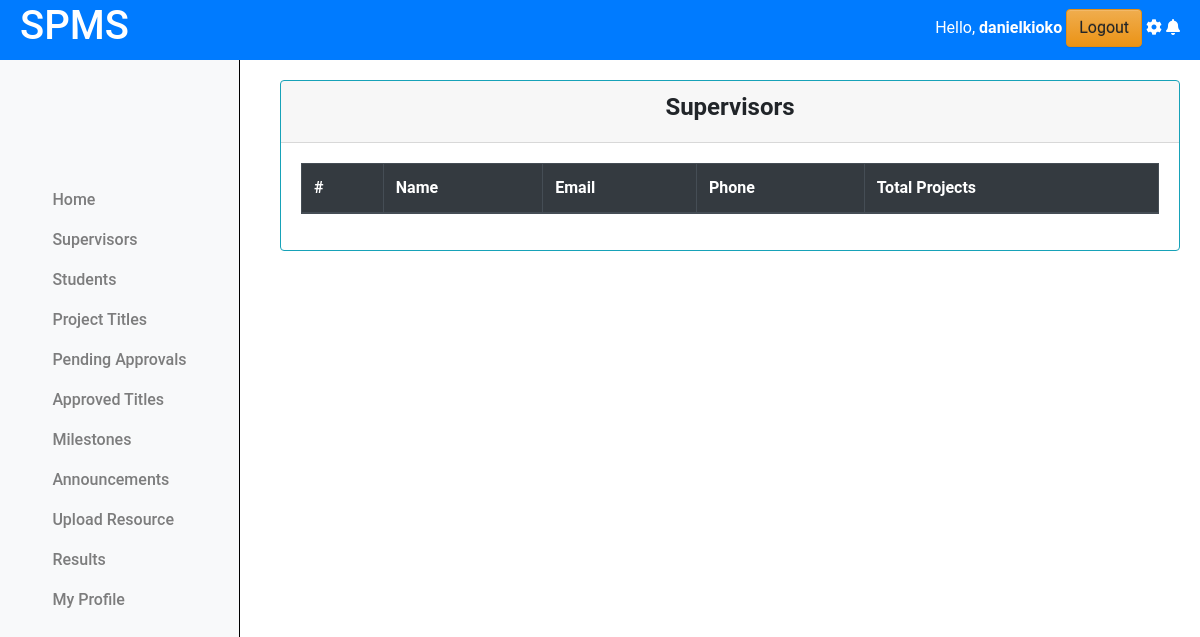
Page /coordinator/supervisors/ (signed in) on the earlier database version.
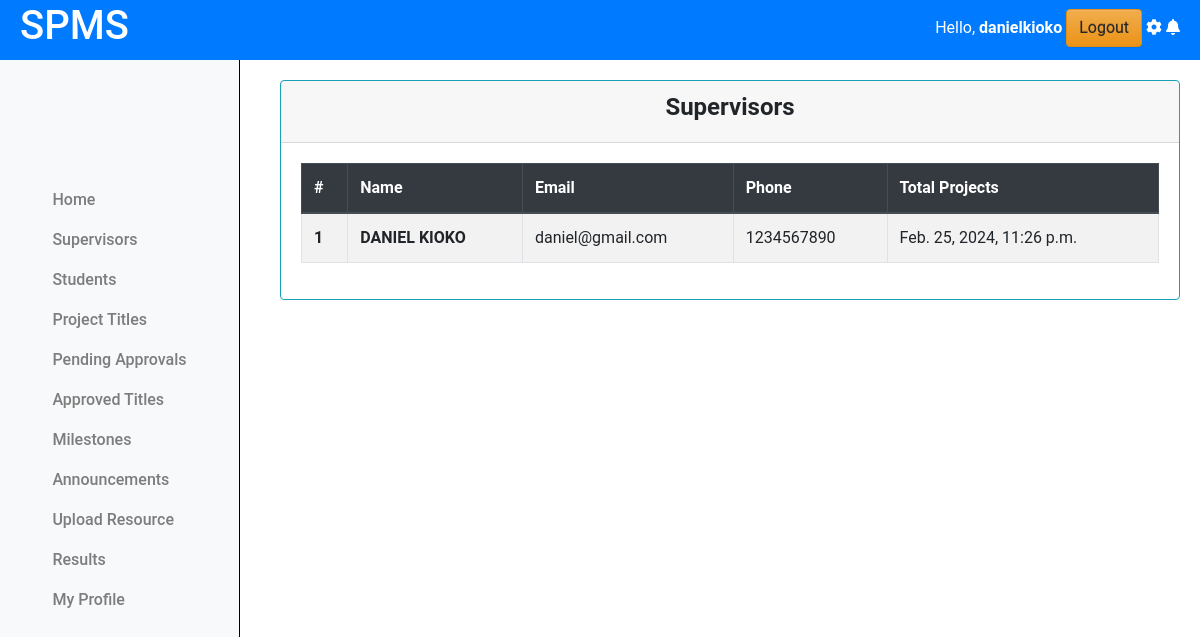
Same page on the later database version.
### projectsApp/models.py (models this page shows, shortened)
class Coordinator(AbstractUser):
    pass

class Lecturer(models.Model):
    email = models.EmailField(max_length=255, unique=True, blank=False)
    name = models.CharField(max_length=255)
    phone = models.IntegerField(null=True, blank=True)
    password = models.CharField(max_length=128, null=False, blank=False)
    user_id = models.AutoField(primary_key=True)
    last_login = models.DateTimeField(blank=True, null=True)
    USERNAME_FIELD = 'email'
    REQUIRED_FIELDS = ['name', 'phone']
    class Meta:
        db_table = "Lecturers"

### projectsApp/AccessControl.py (the view)
    @login_required
    def wrapper(request, *args, **kwargs):
        if not isinstance(request.user, Coordinator):
            return redirect('cordinator_login')
        return function(request, *args, **kwargs)

### projectsApp/AccessControl.py (called while the page is built)
def coordinator_required(function):
    @login_required
    def wrapper(request, *args, **kwargs):
        if not isinstance(request.user, Coordinator):
            return redirect('cordinator_login')
        return function(request, *args, **kwargs)
    return wrapper

### projectsApp/views.py (called while the page is built)
@coordinator_required
def supervisors(request):
    supervisors = Lecturer.objects.all().order_by('name')
    for i, supervisor in enumerate(supervisors):
        supervisor.index = i + 1
    context = {'supervisors':supervisors}
    return render(request, 'cordinator/supervisors.html', context)

### projectsApp/templates/cordinator/supervisors.html
{% extends "base.html" %}
{% load static %}
{% block content %}
{% include "column1_cord.html" %}
<div class="content">
    <div class="container-fluid">
        <div class="row">
            <div class="card border-info">
                <div class="card-header text-center">
                    <h4><b>Supervisors</b></h4>
                </div>
                <div class="card-body">
                    <table class="table table-bordered table-hover  table-striped border-info">
                        <thead class="thead-dark">
                            <tr>
                                <th scope="col">#</th>
                                <th scope="col">Name</th>
                                <th scope="col">Email</th>
                                <th scope="col">Phone</th>
                                <th scope="col">Total Projects</th>
                            </tr>
                        </thead>
                        <tbody>
                            {% for supervisor in supervisors %}
                              <tr>
                                <th scope="row">{{supervisor.index}}</th>
                                <td><b>{{supervisor.name}}</b></td>
                                <td>{{supervisor.email}}</td>
                                <td>{{supervisor.phone}}</td>
                                <td>{{supervisor.last_login}}</td>
                            </tr>
                            {% endfor %}
                        </tbody>
                    </table>
                </div>
            </div>
        </div>
    </div>
</div>
<link rel="stylesheet" href="{% static 'css/mystudents.css' %}">
{% endblock %}

### projectsApp/templates/base.html (shortened to what this page needs)
{% load static %}
<!doctype html>
<html class="no-js h-100" lang="en">
  <head>
    <link href="https://use.fontawesome.com/releases/v5.0.6/css/all.css" rel="stylesheet">
    <link href="https://stackpath.bootstrapcdn.com/bootstrap/4.5.2/css/bootstrap.min.css" rel="stylesheet">
    <link rel="stylesheet" href="https://cdn.jsdelivr.net/npm/bootstrap@3.3.7/dist/css/bootstrap-theme.min.css">
</head>
<body>
    <header>
        <div class="left">
            <h1>SPMS</h1>
        </div>
        <div class="right">
            <span class="username mb-3">
                Hello,
                <strong>
                    {% if request.user.is_authenticated %}
                        {% if request.user.is_staff %}  {{ request.user.username }}  {% else %}
                            {{ request.user.name }}  {% endif %}
                    {% else %}
                    Guest
                    {% endif %}
                </strong>
            </span>
            <a href="{% url 'logout' %}" class="btn btn-warning">Logout</a>
            <i class="fas fa-cog mb-3"></i>
            <i class="fas fa-bell mb-3"></i>
        </div>
    </header>
    {% block content %}
    {% endblock %}

### projectsApp/templates/column1_cord.html (shortened to what this page needs)
<nav class="navbar navbar-expand-lg navbar-light bg-light flex-md-column sidebar  column-1">
    <div class="collapse navbar-collapse" id="navbarNav">
      <ul class="navbar-nav flex-column">
        <li class="nav-item">
          <a class="nav-link" href="{% url "cordinator_dashboard" %}">Home</a>
        </li>
        <li class="nav-item">
          <a class="nav-link" href="{% url 'view_supervisors' %}">Supervisors</a>
        </li>
        <li class="nav-item">
          <a class="nav-link" href="{% url 'registered_students' %}">Students</a>
        </li>
        <li class="nav-item">
            <a class="nav-link" href="{% url 'view_projects' %}">Project Titles</a>
        </li>
        <li class="nav-item">
            <a class="nav-link" href="{% url 'pending_titles' %}">Pending Approvals</a>
        </li>
        <li class="nav-item">
            <a class="nav-link" href="{% url 'approved_titles' %}">Approved Titles</a>
        </li>
        <li class="nav-item">
            <a class="nav-link" href="{% url 'view_milestones' %}">Milestones</a>
        </li>
        <li class="nav-item">
          <a class="nav-link" href="{% url 'make_announcement' %}">Announcements</a>
        </li>
        <li class="nav-item">
          <a class="nav-link" href="{% url 'resource_upload' %}">Upload Resource</a>
        <li class="nav-item">
          <a class="nav-link" href="{% url 'student_results' %}">Results</a>
        </li>
        <li class="nav-item">
          <a class="nav-link" href="#">My Profile</a>
        </li>
      </ul>
    </div>
  </nav>

### projectsApp/static/css/mystudents.css (style rules this page uses)
.content { margin-left: 250px; padding: 20px; margin-top: 60px; }
.card { width: 100%; margin-left: 10px; }

### projectsApp/templates/base.html (style rules this page uses)
body { font-family: 'Roboto', sans-serif; margin: 0; padding: 0; }
header { background-color: #007BFF; color: white; display: flex; justify-content: space-between; align-items: center; text-align: center; padding: 10px 20px; z-index: 20; position: fixed; top: 0; left: 0; width: 100%; height: 60px; }
header .left { display: flex; align-items: center; }
.sidebar { position: fixed; top: 0; left: 0; width: 240px; height: 100vh; background-color: #f8f9fa; border-right: 1px solid black; padding: 10px; overflow-x: hidden; }
.sidebar .nav-link { font-weight: 500; color: #333; }

Differences in the rows shown:
added Lecturer: index "1", name "DANIEL KIOKO", email "daniel@gmail.com", phone "1234567890", last_login "Feb. 25, 2024, 11:26 p.m."
